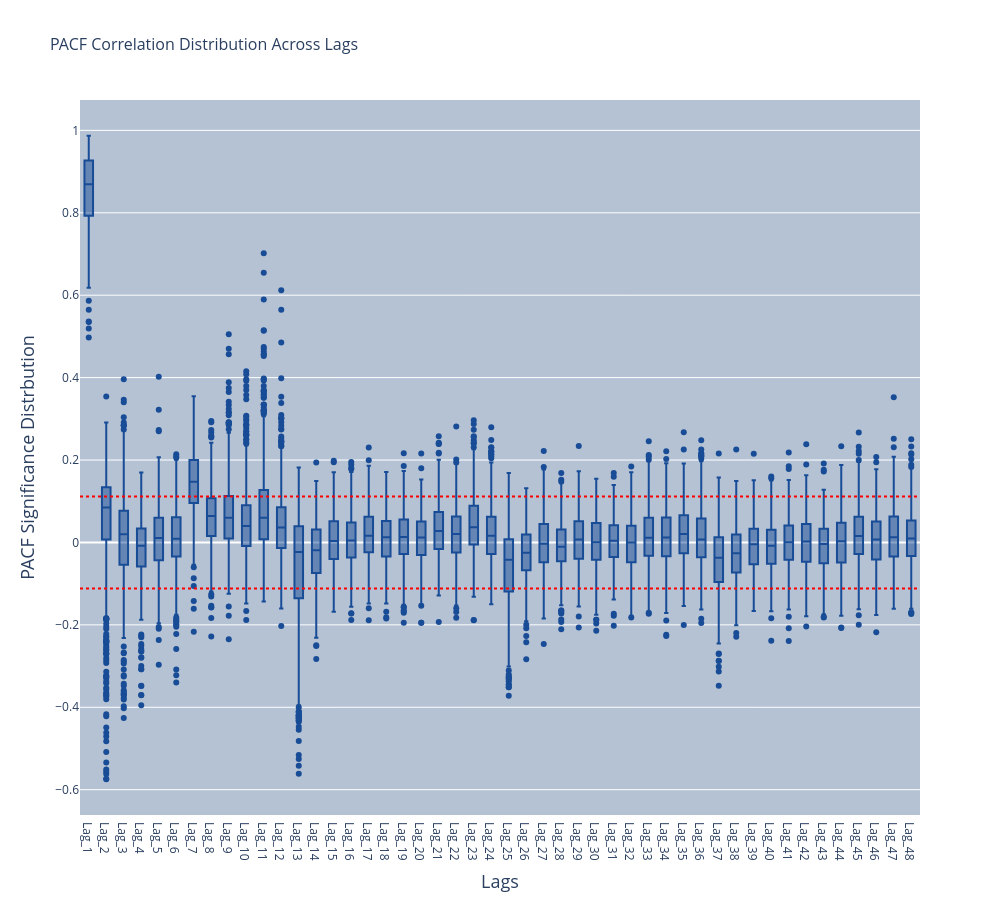

Notebook code cell kept with this figure:
### Code cell
Lag_Importance_Correlations = px.box(
    data_frame=df_ACF_And_Pacf_Correlations,
    title='PACF Correlation Distribution Across Lags',
    x='Lag',
    y='pacf',
    width=1000,
    height=900,
    color_discrete_sequence=['#184C96']
)

conf_int = 1.96/np.sqrt(len(df_Reduced['datestamp'].unique()))

Lag_Importance_Correlations.add_hline(y=conf_int, line_dash="dot", line_color="red")
Lag_Importance_Correlations.add_hline(y=-conf_int, line_dash="dot", line_color="red")

Lag_Importance_Correlations.update_layout(
     title_font=dict(size=16),  # Set the title font size
    font=dict(size=15),  # Set general font size for labels and axis titles
            hoverlabel=dict(
                font_size=20  # Set font size for hover data
            ),
            yaxis=dict(
                title='PACF Significance Distrbution',
                title_font=dict(size=18),  # Set y-axis title font size
                tickfont=dict(size=12)  # Set y-axis tick font size
            ),
            xaxis=dict(
                title='Lags',
                title_font=dict(size=18),  # Set x-axis title font size
                tickfont=dict(size=12)  # Set x-axis tick font size
            ),
             legend=dict(
                orientation='h',       
                yanchor='bottom',     
                y=-0.3,               
                xanchor='center',      
                 x=0.5,                 
                font=dict(size=16)     
            ),
            plot_bgcolor="#B4C2D4", 
)

Lag_Importance_Correlations.show()

### Figure 1 — Plotly figure (JSON) as saved in the notebook; plotly's stock layout.template omitted (floating-point values rounded to 4 significant figures; data arrays with more than 128 entries replaced by an {"elided": "..."} marker saying what was removed)
{"data": [{"alignmentgroup": "True", "hovertemplate": "Lag=%{x}<br>pacf=%{y}<extra></extra>", "legendgroup": "", "marker": {"color": "#184C96"}, "name": "", "notched": false, "offsetgroup": "", "orientation": "v", "showlegend": false, "type": "box", "x": {"elided": "26592 str values"}, "x0": " ", "xaxis": "x", "y": {"elided": "26592 float values"}, "y0": " ", "yaxis": "y"}], "layout": {"boxmode": "group", "font": {"size": 15}, "height": 900, "hoverlabel": {"font": {"size": 20}}, "legend": {"font": {"size": 16}, "orientation": "h", "tracegroupgap": 0, "x": 0.5, "xanchor": "center", "y": -0.3, "yanchor": "bottom"}, "plot_bgcolor": "#B4C2D4", "shapes": [{"line": {"color": "red", "dash": "dot"}, "type": "line", "x0": 0, "x1": 1, "xref": "x domain", "y0": 0.1115, "y1": 0.1115, "yref": "y"}, {"line": {"color": "red", "dash": "dot"}, "type": "line", "x0": 0, "x1": 1, "xref": "x domain", "y0": -0.1115, "y1": -0.1115, "yref": "y"}], "title": {"font": {"size": 16}, "text": "PACF Correlation Distribution Across Lags"}, "width": 1000, "xaxis": {"anchor": "y", "domain": [0, 1], "tickfont": {"size": 12}, "title": {"font": {"size": 18}, "text": "Lags"}}, "yaxis": {"anchor": "x", "domain": [0, 1], "tickfont": {"size": 12}, "title": {"font": {"size": 18}, "text": "PACF Significance Distrbution"}}}}
